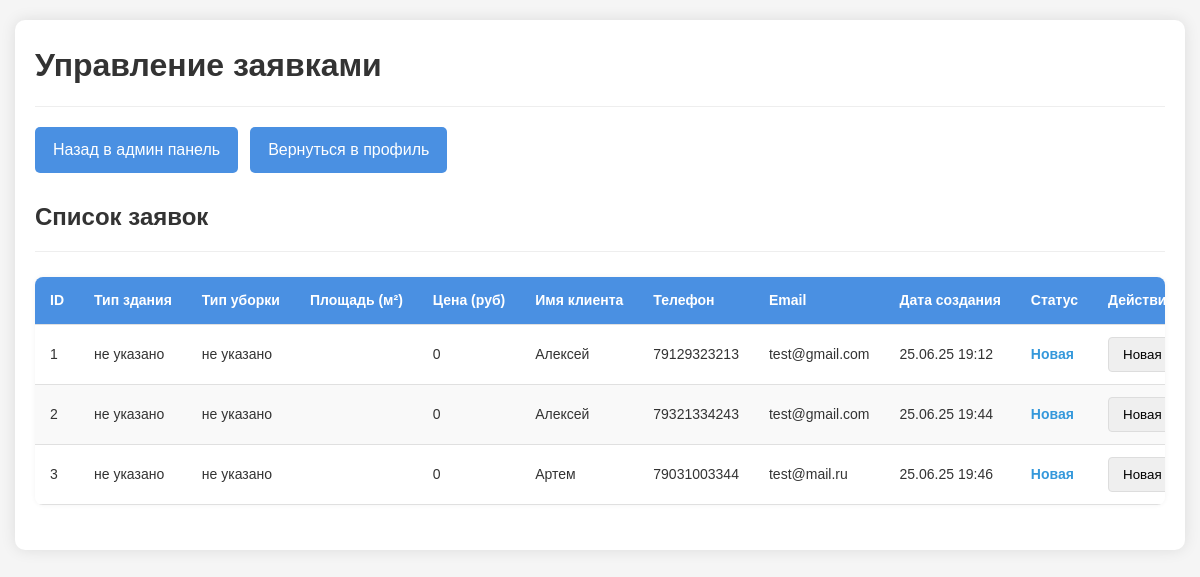
Page /manage_requests.php (signed in) on the committed database.
### tables this page shows
CREATE TABLE `cleaning_requests` (
  `id` int NOT NULL,
  `service_type` varchar(50) DEFAULT NULL,
  `cleaning_type` varchar(50) DEFAULT NULL,
  `area` decimal(10,2) DEFAULT NULL,
  `estimated_price` decimal(10,2) DEFAULT NULL,
  `name` varchar(100) NOT NULL,
  `phone` varchar(20) NOT NULL,
  `email` varchar(100) DEFAULT NULL,
  `address` text,
  `status` enum('new','in_progress','completed','cancelled') DEFAULT 'new',
  `created_at` timestamp NULL DEFAULT CURRENT_TIMESTAMP,
  `user_id` int DEFAULT NULL
);

### manage_requests.php (the view, shortened to what this page needs)
<?php
require_once "connect/connect.php";
$requests_query = "SELECT * FROM cleaning_requests ORDER BY id ASC";
$requests_result = mysqli_query($connect, $requests_query);
$requests = mysqli_fetch_all($requests_result, MYSQLI_ASSOC);
$statuses = ['new', 'in_progress', 'completed', 'cancelled'];
?>
<!DOCTYPE html>
<html lang="ru">
<head>
    <link rel="stylesheet" href="/style/manage_requests.css">
</head>
<body>
    <main>
        <div class="admin-container">
            <h1>Управление заявками</h1>
            <div class="admin-menu">
                <?php if (isset($_SESSION['admin']) && $_SESSION['admin']): ?>
                    <a href="admin_panel.php">Назад в админ панель</a>
                <?php endif; ?>
                <a href="clearprofile.php">Вернуться в профиль</a>
            </div>
            <h2>Список заявок</h2>
            <div class="table-responsive">
                <table>
                    <thead>
                        <tr>
                            <th>ID</th>
                            <th>Тип здания</th>
                            <th>Тип уборки</th>
                            <th>Площадь (м²)</th>
                            <th>Цена (руб)</th>
                            <th>Имя клиента</th>
                            <th>Телефон</th>
                            <th>Email</th>
                            <th>Дата создания</th>
                            <th>Статус</th>
                            <th>Действия</th>
                        </tr>
                    </thead>
                    <tbody>
                        <?php foreach ($requests as $request): ?>
                        <tr>
                            <td><?= $request['id'] ?></td>
                            <td><?= htmlspecialchars($request['building_type'] ?? 'не указано') ?></td>
                            <td><?= htmlspecialchars($request['repair_type'] ?? 'не указано') ?></td>
                            <td><?= $request['area'] ?></td>
                            <td><?= number_format($request['estimated_price'], 0, '', ' ') ?></td>
                            <td><?= htmlspecialchars(mb_substr($request['name'], 0, 15)) ?></td>
                            <td><?= htmlspecialchars($request['phone']) ?></td>
                            <td><?= htmlspecialchars(mb_substr($request['email'] ?? '-', 0, 15)) ?></td>
                            <td><?= date('d.m.y H:i', strtotime($request['created_at'])) ?></td>
                            <td class="status-<?= $request['status'] ?>">
                                <?= match($request['status']) {
                                    'new' => 'Новая',
                                    'in_progress' => 'В работе',
                                    'completed' => 'Завершена',
                                    'cancelled' => 'Отменена',
                                    default => $request['status']
                                } ?>
                            </td>
                            <td>
                                <form class="action-form" method="post">
                                    <select name="new_status">
                                        <?php foreach ($statuses as $status): ?>
                                            <option value="<?= $status ?>" <?= $request['status'] === $status ? 'selected' : '' ?>>
                                                <?= match($status) {
                                                    'new' => 'Новая',
                                                    'in_progress' => 'В работе',
                                                    'completed' => 'Завершена',
                                                    'cancelled' => 'Отменена'
                                                } ?>
                                            </option>
                                        <?php endforeach; ?>
                                    </select>
                                </form>
                            </td>
                        </tr>
                        <?php endforeach; ?>
                    </tbody>
                </table>
            </div>
        </div>
    </main>
</body>
</html>

### style/manage_requests.css (style rules this page uses)
* { margin: 0; padding: 0; box-sizing: border-box; font-family: Arial, sans-serif; }
body { background-color: #f5f5f5; color: #333; line-height: 1.6; }
main { padding: 30px 20px; max-width: 1400px; margin: 0 auto; }
.admin-container { background: white; padding: 25px; border-radius: 10px; box-shadow: 0 0 15px rgba(0,0,0,0.1); }
h1, h2 { color: #333; padding-bottom: 15px; margin-bottom: 20px; border-bottom: 1px solid #eee; }
.admin-menu { display: flex; flex-wrap: wrap; gap: 12px; margin-bottom: 25px; }
.admin-menu a { padding: 10px 18px; background: #4a90e2; color: white; text-decoration: none; border-radius: 5px; transition: background 0.3s; }
.table-responsive { overflow-x: auto; margin: 25px 0; border-radius: 8px; box-shadow: 0 0 5px rgba(0,0,0,0.05); }
table { width: 100%; min-width: 1000px; border-collapse: collapse; font-size: 14px; }
th, td { padding: 12px 15px; text-align: left; border-bottom: 1px solid #e0e0e0; }
th { background-color: #4a90e2; color: white; position: sticky; top: 0; white-space: nowrap; }
tr:nth-child(even) { background-color: #f9f9f9; }
.status-new { color: #3498db; font-weight: bold; }
.action-form { display: flex; gap: 10px; align-items: center; }
select { padding: 8px 10px; border: 1px solid #ddd; border-radius: 4px; min-width: 120px; }
@media (max-width: 1200px) { main { padding: 20px 15px; } }
@media (max-width: 1200px) { .admin-container { padding: 20px; } }

### rows in the picture
cleaning_requests: id "1", building_type "не указано", repair_type "не указано", estimated_price "0", name "Алексей", phone "79129323213", email "test@gmail.com", created_at "25.06.25 19:12", status "Новая", new_status "Новая"
cleaning_requests: id "2", building_type "не указано", repair_type "не указано", estimated_price "0", name "Алексей", phone "79321334243", email "test@gmail.com", created_at "25.06.25 19:44", status "Новая", new_status "Новая"
cleaning_requests: id "3", building_type "не указано", repair_type "не указано", estimated_price "0", name "Артем", phone "79031003344", email "test@mail.ru", created_at "25.06.25 19:46", status "Новая", new_status "Новая"
